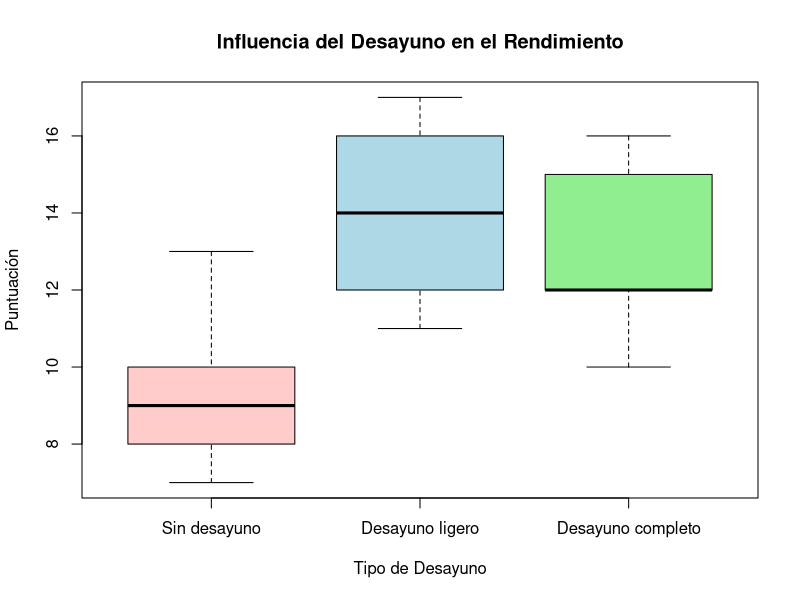

Here is the R script that generated this plot:
## ---- chunk 1
knitr::opts_chunk$set(echo = TRUE)
## ---- chunk 2
library(tidyverse)
library(knitr)

## ---- chunk 3
# Crear el data frame
datos <- data.frame(
  Tipo_desayuno = factor(rep(c("Sin desayuno", "Desayuno ligero", "Desayuno completo"), 
                            each = 5),
                        levels = c("Sin desayuno", "Desayuno ligero", "Desayuno completo")),
  Puntuacion = c(8, 7, 9, 13, 10,    # Sin desayuno
                 14, 16, 12, 17, 11, # Desayuno ligero
                 10, 12, 16, 15, 12) # Desayuno completo
)
## ---- chunk 4
# Ver las primeras filas del data frame
kable(head(datos))
## ---- chunk 5
resumen <- datos %>% 
  group_by(Tipo_desayuno) %>% 
  summarise(       
          Promedio = mean(Puntuacion),
          Desviacion_estandar = sd(Puntuacion),
          n = n()
          )

# Usamos kable para que se vea bonito en el HTML final
kable(resumen, caption = "Estadísticas descriptivas por tipo de desayuno")

## ---- chunk 6
# Gráfico de cajas para visualizar las diferencias
boxplot(Puntuacion ~ Tipo_desayuno, data = datos, 
        main = "Influencia del Desayuno en el Rendimiento",
        xlab = "Tipo de Desayuno", ylab = "Puntuación",
        col = c("#ffcccb", "#add8e6", "#90ee90"))

## ---- chunk 7

# Realizar el análisis de varianza (ANOVA)
# Formula: Variable Numérica (Dependiente) ~ Factor (Independiente)
modelo_anova <- aov(Puntuacion ~ Tipo_desayuno, data = datos)

summary(modelo_anova)
## ---- chunk 8
# Opcional: pruebas post-hoc (Tukey HSD) si el ANOVA es significativo
# Verificamos si el p-valor (Pr(>F)) es menor a 0.05
if(summary(modelo_anova)[[1]]$'Pr(>F)'[1] < 0.05) {
  tukey_result <- TukeyHSD(modelo_anova)
  print(tukey_result)
} else {
  print("El ANOVA no fue significativo, no se requieren pruebas post-hoc.")
}

